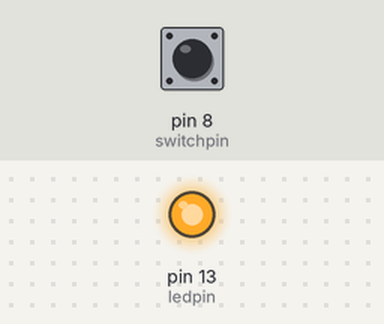
A sketch run on a simulated Arduino Uno, built with avr-gcc and run on an emulated ATmega328P. On the bench: output pins drawn as LEDs (lit = HIGH). The test bench sets the inputs (shaded band); at power-on: pin 8 (switchpin) HIGH.

Above: at 1.2 s.
1.3 s: pin 8 (switchpin) pulled LOW for 0.15 s
At 2.0 s:
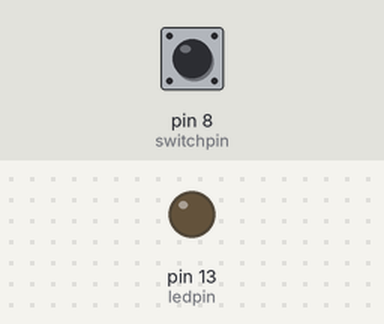
2.9 s: pin 8 (switchpin) pulled LOW for 1 s
At 4.5 s:
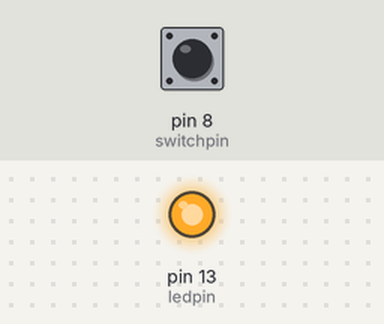
5.4 s: pin 8 (switchpin) pulled LOW for 3.2 s
At 9.3 s:
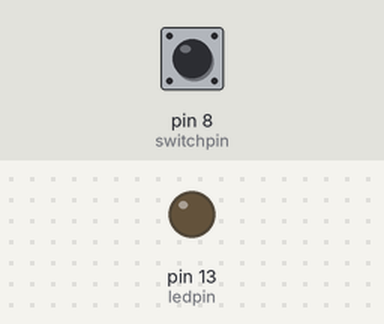
Timing chart, 0 to 10.8 s (numbered marks = the images above; inputs shaded):
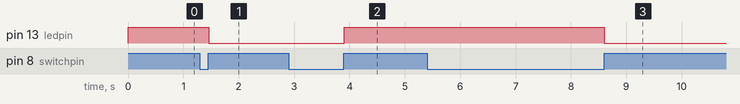

The sketch:

Vid_2.2.ino
```cpp
// C++ code
//
int switchpin = 8;
int ledpin = 13;
bool lstbtn = LOW;
bool ledon = false;
bool crntbtn = LOW;

void setup()
{
  pinMode(switchpin, INPUT);
  pinMode(ledpin, OUTPUT);
}

bool debounce(bool last)
{
  bool curr = digitalRead(switchpin);
  if(last != curr)
  {
    delay(5);
    curr = digitalRead(switchpin);
  }
  return curr;
}

void loop()
{
  crntbtn = debounce(lstbtn);

  if (lstbtn == LOW && crntbtn == HIGH)
  {
    ledon = !ledon;
  }

  lstbtn = crntbtn;
  digitalWrite(ledpin, ledon);
}
```

Measured:
- after the input at 1.3 s, pin 13 (ledpin): HIGH → LOW after 0.16 s
- after the input at 2.9 s, pin 13 (ledpin): LOW → HIGH after 1.0 s
- after the input at 5.4 s, pin 13 (ledpin): HIGH → LOW after 3.2 s
